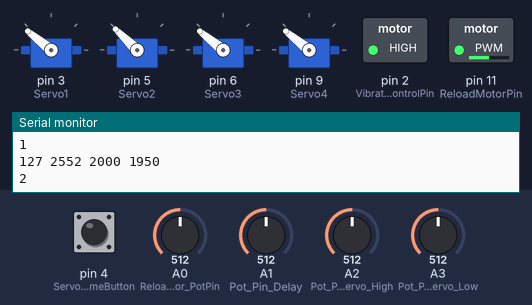
Bench run of a sketch on a simulated Arduino Uno, built with avr-gcc and run on an emulated ATmega328P. Parts: 4 × servo, switched loads named in the sketch (green lamp = pin HIGH), the last lines printed to the serial monitor. Inputs (shaded band) come from the test bench; at power-on: A0 (ReloadMotor_PotPin) = 512, A2 (Pot_Pin_Servo_High) = 512, pin 4 (Servo_SequenceResumeButton) LOW, A1 (Pot_Pin_Delay) = 512, A3 (Pot_Pin_Servo_Low) = 512.

Above: at 4.7 s.
4.8 s: A0 (ReloadMotor_PotPin) set to 716
At 10.7 s:
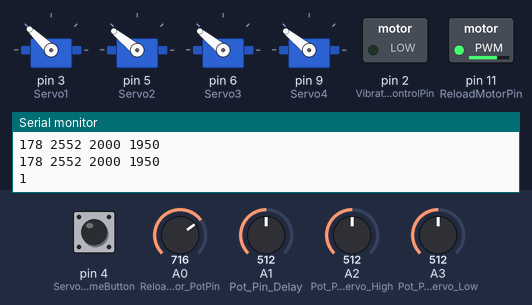
11.3 s: A2 (Pot_Pin_Servo_High) set to 306
At 14.2 s:
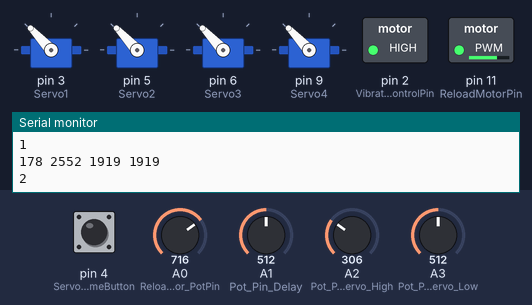
17.8 s: pin 4 (Servo_SequenceResumeButton) pulled HIGH for 1.35 s
At 19.1 s:
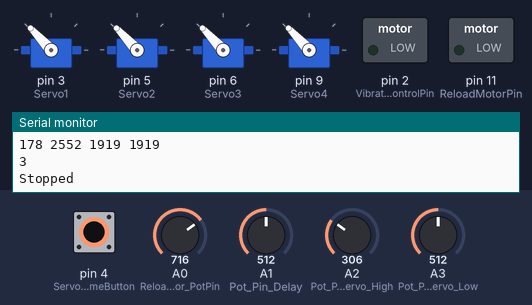
24.6 s: A2 (Pot_Pin_Servo_High) set to 716
At 27.2 s:
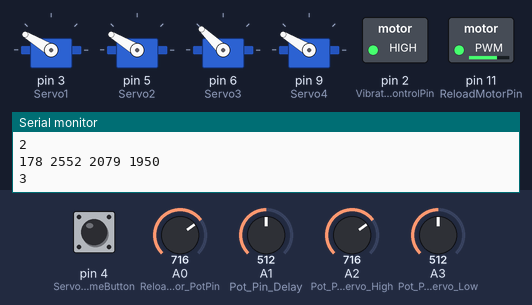
31.1 s: A0 (ReloadMotor_PotPin) set to 992
At 36.4 s:
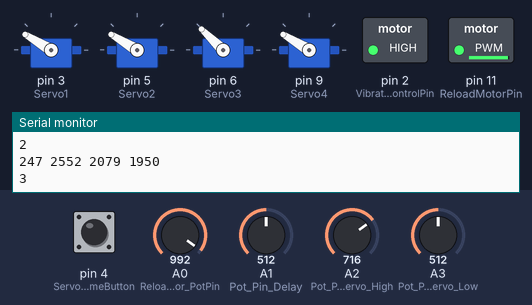
36.8 s: pin 4 (Servo_SequenceResumeButton) pulled HIGH for 1.35 s
At 39.6 s:
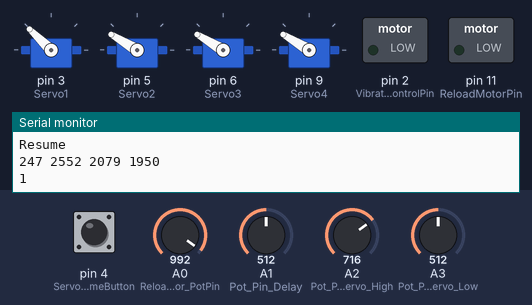
Timing chart, 0 to 58.4 s (numbered marks = the images above; inputs shaded):
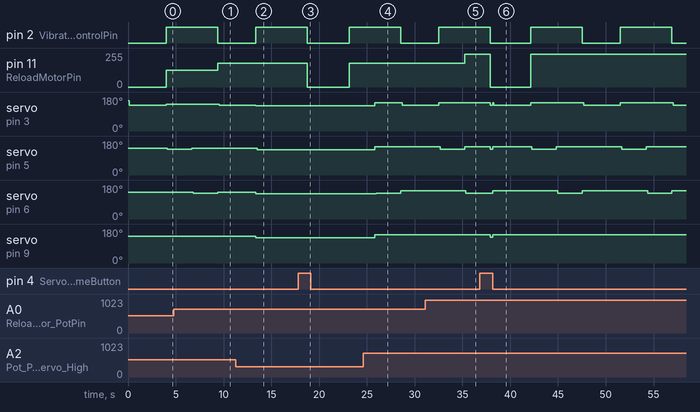

Measured:
- after the input at 4.8 s, pin 11 (ReloadMotorPin): 127/255 → 178/255 after 4.6 s
- after the input at 11.3 s, servo on pin 3 (Servo1): 136° → 133° after 2.1 s; servo on pin 6 (Servo3), servo on pin 9 (Servo4): 141° → 133° after 2.1 s
- after the input at 17.8 s, pin 11 (ReloadMotorPin): 178/255 → 0/255 after 0.98 s, → 178/255 4.4 s later
- after the input at 24.6 s, servo on pin 3 (Servo1): 133° → 149° after 1.2 s, → 136° 2.9 s later; servo on pin 5 (Servo2), servo on pin 9 (Servo4): 133° → 149° after 1.2 s; servo on pin 6 (Servo3): 133° → 136° after 1.4 s, → 149° 2.6 s later
- after the input at 31.1 s, pin 11 (ReloadMotorPin): 178/255 → 247/255 after 4.1 s
- after the input at 36.8 s, pin 11 (ReloadMotorPin): 247/255 → 0/255 after 1.1 s, → 247/255 4.2 s later; servo on pin 9 (Servo4): 149° → 136° after 1.1 s, → 149° 0.22 s later
- by itself, pin 2 (Vibrator_ControlPin): alternates HIGH for 5.4 s and LOW for 4.1 s

The sketch:

code.ino
```cpp
#include <Servo.h>

Servo myservo1;       //initializing object of 1st servo
Servo myservo2;       //initializing object of 2nd servo
Servo myservo3;       //initializing object of 3rd servo
Servo myservo4;       //initializing object of 4th servo


const int ReloadMotor_PotPin = A0;          //Analog pin for the speed control of reload motor
const int Pot_Pin_Delay      = A1;         //Analog pin name where delay pot is connected
const int Pot_Pin_Servo_High = A2;    //Analog pin name where Servo high value pot is connected
const int Pot_Pin_Servo_Low  = A3;     //Analog pin name where Servo low value pot is connected

const int Servo1 = 3;          //Digital PWM pin number where Servo 1st is connected
const int Servo2 = 5;          //Digital PWM pin number where Servo 2nd is connected
const int Servo3 = 6;           //Digital PWM pin number where Servo 3rd is connected
const int Servo4 = 9;           //Digital PWM pin number where Servo 4rd is connected
const int ReloadMotorPin = 11;  //PWM Pin of Reloading Motor

const int Vibrator_ControlPin = 2;        //pin to stop the sequence
const int Servo_SequenceResumeButton = 4;      //pin to resume the sequence

int Servo_StopState = 1;                 //variable to store the statevv of the buttons
int Servo_ResumeState = 0;

int Servo_High=2200;          //variable to keep value of Servo High PWM after mapped from value of Servo_High_Read
int Servo_Low=1500;           //variable to keep value of Servo Low PWM after mapped from value of Servo_Low_Read
int Motor_DutyCycle = 0;      //variable to store duty cycle of the reloading motor

const int Delay_Map_Low=100;        //Minimum value for delay after mapped.
const int Delay_Map_High=5000;      //Maximum value for delay after mapped.
const int Servo_Map_High_High=2200; //Maximum value for Servo High after mapped.
const int Servo_Map_High_Low=1800;  //Minimum value for Servo High after mapped.
const int Servo_Map_Low_High=2100;  //Maximum value for Servo Low after mapped.
const int Servo_Map_Low_Low=1800;   //Minimum value for Servo High after mapped.

int Pot_Value=0;          //variable to keep value from analog pin A1
int Delay_Value=0;        //varibale to keep value of delay after mapped from value of Pot_Value
int Servo_High_Read_Value = 0;
int Servo_Low_Read_Value = 0;
int Motor_Speed_Read_Value = 0;

char Count = 1;

void Custom_Delay( unsigned int delay_value)
{
  unsigned int Loop_Count = delay_value/10;

  while(Loop_Count)
  {
    CheckState();
    --Loop_Count;
    delay(10);
  }
}

char Sequence_Servo(int Servo_High,int Servo_Low,int Delay_Value, char count) {
  /*
  myservo1.writeMicroseconds(Servo_High);
  delay(15);
  myservo2.writeMicroseconds(Servo_High);
  delay(15);
  delay(500);
  myservo3.writeMicroseconds(Servo_Low);
  delay(15);

  delay(Delay_Value);
  Serial.println("1");

  myservo3.writeMicroseconds(Servo_High);
  delay(15);
  myservo2.writeMicroseconds(Servo_High);
  delay(15);
  delay(500);
  myservo1.writeMicroseconds(Servo_Low);
  delay(15);

  delay(Delay_Value);
  Serial.println("2");

  myservo1.writeMicroseconds(Servo_High);
  delay(15);
  myservo3.writeMicroseconds(Servo_High);
  delay(15);
  delay(500);
  myservo2.writeMicroseconds(Servo_Low);
  delay(15);

  delay(Delay_Value);
  Serial.println("3");
  */

  switch(count){
    case 1:
    //case 3:
      myservo2.writeMicroseconds(Servo_High);
      myservo3.writeMicroseconds(Servo_High);
      myservo4.writeMicroseconds(Servo_High);
      digitalWrite(Vibrator_ControlPin, LOW);
      delay(150);
      myservo1.writeMicroseconds(Servo_Low);

      Serial.println("1");
      delay(1.5*Delay_Value);

      break;

    case 2:
    //case 4:
      myservo1.writeMicroseconds(Servo_High);
      myservo3.writeMicroseconds(Servo_High);
      myservo4.writeMicroseconds(Servo_High);
      digitalWrite(Vibrator_ControlPin, HIGH);
      delay(150);
      myservo2.writeMicroseconds(Servo_Low);
      Serial.println("2");
      delay(Delay_Value);

      break;

    //case 5:
    case 3:
      myservo1.writeMicroseconds(Servo_High);
      myservo2.writeMicroseconds(Servo_High);
      myservo4.writeMicroseconds(Servo_High);
      delay(150);
      myservo3.writeMicroseconds(Servo_Low);
      Serial.println("3");
      delay(Delay_Value);

      break;

    //case 6:
     // myservo1.writeMicroseconds(Servo_High);
      //myservo2.writeMicroseconds(Servo_High);
      //myservo3.writeMicroseconds(Servo_High);
      //delay(150);
      //myservo4.writeMicroseconds(Servo_Low);
      //Serial.println("4");


      //break;

    default:
      count = 0;

 }
  ++count;


  return count;
}

void StopStateCompute(void)
{
    //Serial.println("Stopped Condition");
    myservo1.writeMicroseconds(Servo_Low);
    myservo2.writeMicroseconds(Servo_Low);
    myservo3.writeMicroseconds(Servo_Low);
    myservo4.writeMicroseconds(Servo_Low);
    analogWrite(ReloadMotorPin,0);
    digitalWrite(Vibrator_ControlPin, LOW);
}

void CheckState(void)
{
  if(digitalRead(Servo_SequenceResumeButton) && !(Servo_StopState))
  {
    Servo_StopState = 1;
    Servo_ResumeState = 0;
    StopStateCompute();
    Serial.println("Stopped");

  }
  else if(!(digitalRead(Servo_SequenceResumeButton) || Servo_ResumeState))
  {
    Servo_StopState = 0;
    Servo_ResumeState = 1;
    myservo1.writeMicroseconds(Servo_High);
    myservo2.writeMicroseconds(Servo_High);
    myservo3.writeMicroseconds(Servo_High);
    myservo4.writeMicroseconds(Servo_High);
    Serial.println("Resume");
  }
}

void setup() {

  Serial.begin(9600);           //Serial initialization for debug

  myservo1.attach(Servo1);      //Servo 1st initialized
  myservo2.attach(Servo2);      //Servo 2nd initialized
  myservo3.attach(Servo3);      //Servo 3rd initialized
  myservo4.attach(Servo4);      //Servo 4th initialized
  pinMode(Vibrator_ControlPin, OUTPUT);
  digitalWrite(Vibrator_ControlPin, LOW);
  StopStateCompute();


  Serial.println("hello");     //to check if serial communication is working or not

}

void loop() {

   CheckState();
  if(Servo_StopState)
  {

    Count = 1;
  }


  else if(Servo_ResumeState)
  {
    //Serial.println("Run Condition");
    Pot_Value=analogRead(Pot_Pin_Delay);                                //Pot value is read from Delay pot
    Delay_Value=map(Pot_Value,0,1023,Delay_Map_Low,Delay_Map_High);     //Pot value is mapped to a real Delay of 500 ms to 5000 ms.

    Motor_Speed_Read_Value = analogRead(ReloadMotor_PotPin);          //Pot analog value for dutycycle of the reloading motor
    Motor_DutyCycle = map(Motor_Speed_Read_Value, 0, 1023, 0, 255);

    Servo_High_Read_Value=analogRead(Pot_Pin_Servo_High);                                 //Pot value is read from Servo High
    Servo_High=map(Servo_High_Read_Value,0,1023,Servo_Map_High_Low,Servo_Map_High_High);  //Pot value is mapped to a real PWM value of Servo High from 1950 ms to 2100 ms

    Servo_Low_Read_Value=analogRead(Pot_Pin_Servo_Low);                                 //Pot value is read from Servo Low
    Servo_Low=map(Servo_Low_Read_Value,0,1023,Servo_Map_Low_Low,Servo_Map_Low_High);    //Pot value is mapped to a real PWM value of Servo Low from 1900 ms to 2100 ms


    if(Servo_Low > Servo_High)
      Servo_Low = Servo_High;

    else if(Servo_High < Servo_Low)
      Servo_High = Servo_Low;


    //check in serial system.
   /* Serial.println("............................................................................");
    Serial.println("............................................................................");
    Serial.println("............................................................................");*/

    Serial.print(Motor_DutyCycle);
    Serial.print(" ");
    Serial.print(Delay_Value);
    Serial.print(" ");
    Serial.print(Servo_High);
    Serial.print(" ");
    Serial.println(Servo_Low);


    //Serial.println(Servo_StopState);
    //Serial.println(Servo_ResumeState);
   /* Serial.println("............................................................................");

    Serial.println(Motor_Speed_Read_Value);
    Serial.println(Pot_Value);
    Serial.println(Servo_High_Read_Value);
    Serial.println(Servo_Low_Read_Value);


    Serial.println("............................................................................");
    Serial.println("............................................................................");
    Serial.println("............................................................................");*/


    Count = Sequence_Servo(Servo_High,Servo_Low,Delay_Value, Count);     //sequencing of servo.
    analogWrite(ReloadMotorPin, Motor_DutyCycle);
        //Pwm of Reloading Motor

  }

}
```
